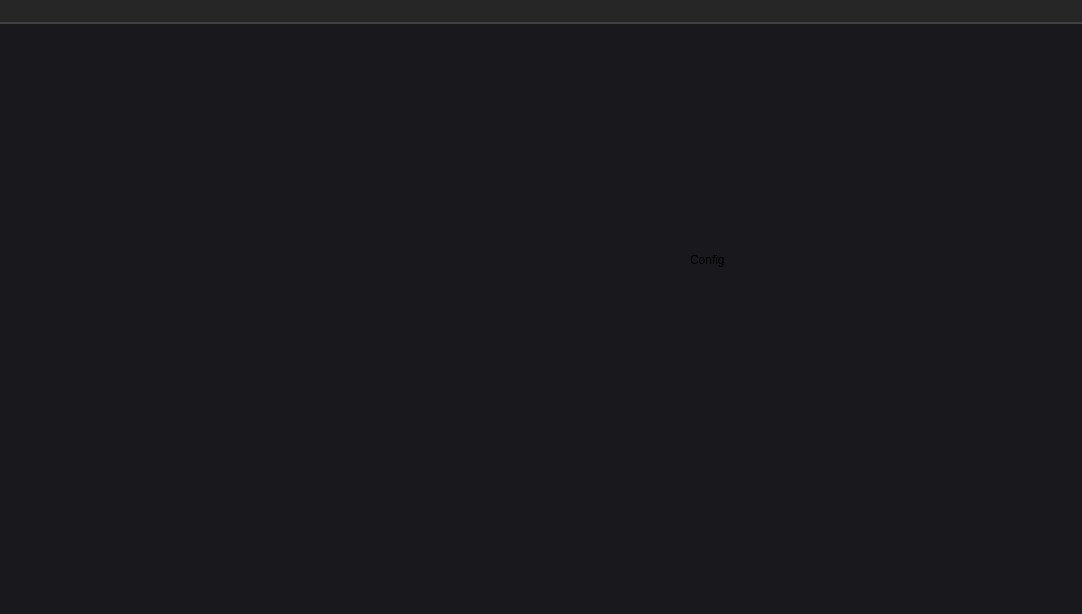
<?xml version="1.0" encoding="UTF-8"?>
<ui version="4.0">
 <class>MainWindow</class>
 <widget class="QMainWindow" name="MainWindow">
  <property name="geometry">
   <rect>
    <x>0</x>
    <y>0</y>
    <width>1082</width>
    <height>614</height>
   </rect>
  </property>
  <property name="windowTitle">
   <string>MainWindow</string>
  </property>
  <property name="styleSheet">
   <string notr="true">background-color: rgb(24,24,29);</string>
  </property>
  <widget class="QWidget" name="centralwidget">
   <layout class="QVBoxLayout" name="verticalLayout">
    <property name="spacing">
     <number>0</number>
    </property>
    <property name="leftMargin">
     <number>0</number>
    </property>
    <property name="topMargin">
     <number>0</number>
    </property>
    <property name="rightMargin">
     <number>0</number>
    </property>
    <property name="bottomMargin">
     <number>0</number>
    </property>
    <item>
     <widget class="QFrame" name="top_bar">
      <property name="maximumSize">
       <size>
        <width>16777215</width>
        <height>32</height>
       </size>
      </property>
      <property name="styleSheet">
       <string notr="true">background-color: rgb(38, 38, 38);</string>
      </property>
      <property name="frameShape">
       <enum>QFrame::NoFrame</enum>
      </property>
      <property name="frameShadow">
       <enum>QFrame::Plain</enum>
      </property>
      <property name="lineWidth">
       <number>0</number>
      </property>
      <layout class="QHBoxLayout" name="horizontalLayout">
       <property name="spacing">
        <number>0</number>
       </property>
       <property name="leftMargin">
        <number>0</number>
       </property>
       <property name="topMargin">
        <number>0</number>
       </property>
       <property name="rightMargin">
        <number>0</number>
       </property>
       <property name="bottomMargin">
        <number>0</number>
       </property>
       <item>
        <widget class="QFrame" name="toggle_menu">
         <property name="maximumSize">
          <size>
           <width>70</width>
           <height>32</height>
          </size>
         </property>
         <property name="frameShape">
          <enum>QFrame::NoFrame</enum>
         </property>
         <property name="frameShadow">
          <enum>QFrame::Plain</enum>
         </property>
         <property name="lineWidth">
          <number>0</number>
         </property>
         <layout class="QVBoxLayout" name="verticalLayout_2">
          <property name="spacing">
           <number>0</number>
          </property>
          <property name="leftMargin">
           <number>0</number>
          </property>
          <property name="topMargin">
           <number>0</number>
          </property>
          <property name="rightMargin">
           <number>0</number>
          </property>
          <property name="bottomMargin">
           <number>0</number>
          </property>
          <item>
           <widget class="QPushButton" name="btn_menu">
            <property name="sizePolicy">
             <sizepolicy hsizetype="Fixed" vsizetype="Fixed">
              <horstretch>0</horstretch>
              <verstretch>0</verstretch>
             </sizepolicy>
            </property>
            <property name="minimumSize">
             <size>
              <width>45</width>
              <height>0</height>
             </size>
            </property>
            <property name="maximumSize">
             <size>
              <width>45</width>
              <height>32</height>
             </size>
            </property>
            <property name="styleSheet">
             <string notr="true">QPushButton:pressed {
    border-style: inset;
}</string>
            </property>
            <property name="text">
             <string/>
            </property>
            <property name="icon">
             <iconset>
              <normaloff>resources/menu-b.png</normaloff>resources/menu-b.png</iconset>
            </property>
            <property name="iconSize">
             <size>
              <width>32</width>
              <height>32</height>
             </size>
            </property>
            <property name="autoDefault">
             <bool>false</bool>
            </property>
            <property name="default">
             <bool>false</bool>
            </property>
            <property name="flat">
             <bool>true</bool>
            </property>
           </widget>
          </item>
         </layout>
        </widget>
       </item>
       <item>
        <widget class="QFrame" name="frame">
         <property name="maximumSize">
          <size>
           <width>16777215</width>
           <height>32</height>
          </size>
         </property>
         <property name="frameShape">
          <enum>QFrame::NoFrame</enum>
         </property>
         <property name="frameShadow">
          <enum>QFrame::Plain</enum>
         </property>
         <property name="lineWidth">
          <number>0</number>
         </property>
        </widget>
       </item>
      </layout>
     </widget>
    </item>
    <item>
     <widget class="QFrame" name="content">
      <property name="frameShape">
       <enum>QFrame::NoFrame</enum>
      </property>
      <property name="frameShadow">
       <enum>QFrame::Plain</enum>
      </property>
      <property name="lineWidth">
       <number>0</number>
      </property>
      <layout class="QHBoxLayout" name="horizontalLayout_2">
       <property name="spacing">
        <number>0</number>
       </property>
       <property name="leftMargin">
        <number>0</number>
       </property>
       <property name="topMargin">
        <number>0</number>
       </property>
       <property name="rightMargin">
        <number>0</number>
       </property>
       <property name="bottomMargin">
        <number>0</number>
       </property>
       <item>
        <widget class="QFrame" name="slide_menu">
         <property name="minimumSize">
          <size>
           <width>0</width>
           <height>300</height>
          </size>
         </property>
         <property name="maximumSize">
          <size>
           <width>0</width>
           <height>1000</height>
          </size>
         </property>
         <property name="styleSheet">
          <string notr="true">background-color: rgb(64, 64, 64);</string>
         </property>
         <property name="frameShape">
          <enum>QFrame::NoFrame</enum>
         </property>
         <property name="frameShadow">
          <enum>QFrame::Plain</enum>
         </property>
         <property name="lineWidth">
          <number>0</number>
         </property>
         <layout class="QHBoxLayout" name="horizontalLayout_4">
          <property name="spacing">
           <number>0</number>
          </property>
          <property name="leftMargin">
           <number>0</number>
          </property>
          <property name="topMargin">
           <number>0</number>
          </property>
          <property name="rightMargin">
           <number>2</number>
          </property>
          <property name="bottomMargin">
           <number>0</number>
          </property>
          <item>
           <widget class="QFrame" name="icons_frame">
            <property name="minimumSize">
             <size>
              <width>0</width>
              <height>300</height>
             </size>
            </property>
            <property name="maximumSize">
             <size>
              <width>46</width>
              <height>1000</height>
             </size>
            </property>
            <property name="styleSheet">
             <string notr="true">background-color: rgb(38, 38, 38);</string>
            </property>
            <property name="frameShape">
             <enum>QFrame::NoFrame</enum>
            </property>
            <property name="frameShadow">
             <enum>QFrame::Plain</enum>
            </property>
            <property name="lineWidth">
             <number>0</number>
            </property>
            <layout class="QVBoxLayout" name="verticalLayout_4">
             <property name="spacing">
              <number>0</number>
             </property>
             <property name="leftMargin">
              <number>0</number>
             </property>
             <property name="topMargin">
              <number>0</number>
             </property>
             <property name="rightMargin">
              <number>0</number>
             </property>
             <property name="bottomMargin">
              <number>0</number>
             </property>
             <item>
              <widget class="QPushButton" name="btn_home">
               <property name="sizePolicy">
                <sizepolicy hsizetype="Fixed" vsizetype="Fixed">
                 <horstretch>0</horstretch>
                 <verstretch>0</verstretch>
                </sizepolicy>
               </property>
               <property name="minimumSize">
                <size>
                 <width>0</width>
                 <height>50</height>
                </size>
               </property>
               <property name="autoFillBackground">
                <bool>false</bool>
               </property>
               <property name="styleSheet">
                <string notr="true">QPushButton {
    background-color: rgb(50, 50, 50);
}

QPushButton:pressed {
    background-color: rgb(50, 50, 50);
    border-style: inset;
}</string>
               </property>
               <property name="text">
                <string/>
               </property>
               <property name="icon">
                <iconset>
                 <normaloff>resources/c1-b4.png</normaloff>resources/c1-b4.png</iconset>
               </property>
               <property name="iconSize">
                <size>
                 <width>32</width>
                 <height>32</height>
                </size>
               </property>
               <property name="autoDefault">
                <bool>false</bool>
               </property>
               <property name="default">
                <bool>false</bool>
               </property>
               <property name="flat">
                <bool>true</bool>
               </property>
              </widget>
             </item>
             <item>
              <widget class="QPushButton" name="btn_graphs">
               <property name="enabled">
                <bool>true</bool>
               </property>
               <property name="sizePolicy">
                <sizepolicy hsizetype="Fixed" vsizetype="Fixed">
                 <horstretch>0</horstretch>
                 <verstretch>0</verstretch>
                </sizepolicy>
               </property>
               <property name="minimumSize">
                <size>
                 <width>0</width>
                 <height>50</height>
                </size>
               </property>
               <property name="autoFillBackground">
                <bool>false</bool>
               </property>
               <property name="styleSheet">
                <string notr="true">QPushButton {
    background-color: rgb(50, 50, 50);
}

QPushButton:pressed {
    background-color: rgb(50, 50, 50);
    border-style: inset;
}</string>
               </property>
               <property name="text">
                <string/>
               </property>
               <property name="icon">
                <iconset>
                 <normaloff>resources/c2-b1.png</normaloff>resources/c2-b1.png</iconset>
               </property>
               <property name="iconSize">
                <size>
                 <width>32</width>
                 <height>32</height>
                </size>
               </property>
               <property name="flat">
                <bool>true</bool>
               </property>
              </widget>
             </item>
             <item>
              <widget class="QPushButton" name="btn_conect">
               <property name="enabled">
                <bool>true</bool>
               </property>
               <property name="sizePolicy">
                <sizepolicy hsizetype="Fixed" vsizetype="Fixed">
                 <horstretch>0</horstretch>
                 <verstretch>0</verstretch>
                </sizepolicy>
               </property>
               <property name="minimumSize">
                <size>
                 <width>0</width>
                 <height>50</height>
                </size>
               </property>
               <property name="autoFillBackground">
                <bool>false</bool>
               </property>
               <property name="styleSheet">
                <string notr="true">QPushButton {
    background-color: rgb(50, 50, 50);
}

QPushButton:pressed {
    background-color: rgb(50, 50, 50);
    border-style: inset;
}</string>
               </property>
               <property name="text">
                <string/>
               </property>
               <property name="icon">
                <iconset>
                 <normaloff>resources/c3-b1.png</normaloff>resources/c3-b1.png</iconset>
               </property>
               <property name="iconSize">
                <size>
                 <width>32</width>
                 <height>32</height>
                </size>
               </property>
               <property name="flat">
                <bool>true</bool>
               </property>
              </widget>
             </item>
             <item>
              <widget class="QPushButton" name="btn_config">
               <property name="enabled">
                <bool>true</bool>
               </property>
               <property name="sizePolicy">
                <sizepolicy hsizetype="Fixed" vsizetype="Fixed">
                 <horstretch>0</horstretch>
                 <verstretch>0</verstretch>
                </sizepolicy>
               </property>
               <property name="minimumSize">
                <size>
                 <width>0</width>
                 <height>50</height>
                </size>
               </property>
               <property name="autoFillBackground">
                <bool>false</bool>
               </property>
               <property name="styleSheet">
                <string notr="true">QPushButton {
    background-color: rgb(50, 50, 50);
}

QPushButton:pressed {
    background-color: rgb(50, 50, 50);
    border-style: inset;
}</string>
               </property>
               <property name="text">
                <string/>
               </property>
               <property name="icon">
                <iconset>
                 <normaloff>resources/c4-b1.png</normaloff>resources/c4-b1.png</iconset>
               </property>
               <property name="iconSize">
                <size>
                 <width>32</width>
                 <height>32</height>
                </size>
               </property>
               <property name="flat">
                <bool>true</bool>
               </property>
              </widget>
             </item>
             <item>
              <spacer name="verticalSpacer">
               <property name="orientation">
                <enum>Qt::Vertical</enum>
               </property>
               <property name="sizeHint" stdset="0">
                <size>
                 <width>20</width>
                 <height>40</height>
                </size>
               </property>
              </spacer>
             </item>
            </layout>
           </widget>
          </item>
         </layout>
        </widget>
       </item>
       <item>
        <widget class="QFrame" name="frame_3">
         <property name="frameShape">
          <enum>QFrame::NoFrame</enum>
         </property>
         <property name="frameShadow">
          <enum>QFrame::Plain</enum>
         </property>
         <property name="lineWidth">
          <number>0</number>
         </property>
         <layout class="QVBoxLayout" name="verticalLayout_3">
          <property name="spacing">
           <number>0</number>
          </property>
          <property name="leftMargin">
           <number>0</number>
          </property>
          <property name="topMargin">
           <number>0</number>
          </property>
          <property name="rightMargin">
           <number>0</number>
          </property>
          <property name="bottomMargin">
           <number>0</number>
          </property>
          <item>
           <widget class="QFrame" name="frame_2">
            <property name="sizePolicy">
             <sizepolicy hsizetype="Minimum" vsizetype="Preferred">
              <horstretch>0</horstretch>
              <verstretch>0</verstretch>
             </sizepolicy>
            </property>
            <property name="minimumSize">
             <size>
              <width>0</width>
              <height>2</height>
             </size>
            </property>
            <property name="maximumSize">
             <size>
              <width>16777215</width>
              <height>2</height>
             </size>
            </property>
            <property name="autoFillBackground">
             <bool>false</bool>
            </property>
            <property name="styleSheet">
             <string notr="true">background-color: rgb(64, 64, 64);</string>
            </property>
            <property name="frameShape">
             <enum>QFrame::NoFrame</enum>
            </property>
            <property name="frameShadow">
             <enum>QFrame::Plain</enum>
            </property>
            <property name="lineWidth">
             <number>0</number>
            </property>
           </widget>
          </item>
          <item>
           <widget class="QStackedWidget" name="page_widgets">
            <property name="enabled">
             <bool>true</bool>
            </property>
            <property name="autoFillBackground">
             <bool>false</bool>
            </property>
            <property name="lineWidth">
             <number>0</number>
            </property>
            <property name="currentIndex">
             <number>3</number>
            </property>
            <widget class="QWidget" name="home_page">
             <widget class="QLabel" name="label">
              <property name="geometry">
               <rect>
                <x>420</x>
                <y>40</y>
                <width>191</width>
                <height>41</height>
               </rect>
              </property>
              <property name="text">
               <string>Home</string>
              </property>
             </widget>
            </widget>
            <widget class="QWidget" name="graph_page">
             <widget class="QLabel" name="label_2">
              <property name="geometry">
               <rect>
                <x>200</x>
                <y>270</y>
                <width>151</width>
                <height>71</height>
               </rect>
              </property>
              <property name="text">
               <string>Graph</string>
              </property>
             </widget>
            </widget>
            <widget class="QWidget" name="connection_page">
             <widget class="QLabel" name="label_3">
              <property name="geometry">
               <rect>
                <x>670</x>
                <y>290</y>
                <width>211</width>
                <height>71</height>
               </rect>
              </property>
              <property name="text">
               <string>Connections</string>
              </property>
             </widget>
            </widget>
            <widget class="QWidget" name="config_page">
             <widget class="QLabel" name="label_5">
              <property name="geometry">
               <rect>
                <x>690</x>
                <y>190</y>
                <width>211</width>
                <height>91</height>
               </rect>
              </property>
              <property name="text">
               <string>Config</string>
              </property>
             </widget>
            </widget>
           </widget>
          </item>
         </layout>
        </widget>
       </item>
      </layout>
     </widget>
    </item>
   </layout>
  </widget>
 </widget>
 <resources/>
 <connections/>
</ui>
